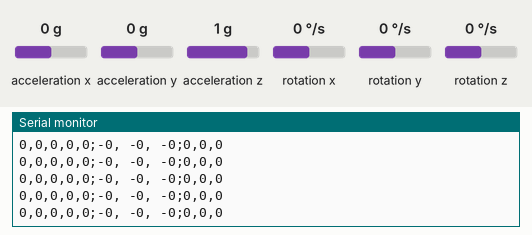
The sketch below on a simulated Arduino Uno, built with avr-gcc and run on an emulated ATmega328P. Shown: the last lines printed to the serial monitor. Wiring (inferred from the names in the program): MPU-6050 motion sensor at I2C address 0x68. Inputs (shaded band) come from the test bench; at power-on: rotation x 0 °/s, rotation z 0 °/s, rotation y 0 °/s, acceleration x 0 g, acceleration y 0 g, acceleration z 1 g.

Above: at 1.2 s.
1.3 s: rotation x set to -192 °/s
At 2.1 s:
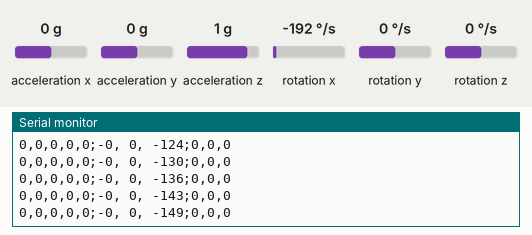
4.3 s: rotation z set to 192 °/s
At 5.0 s:
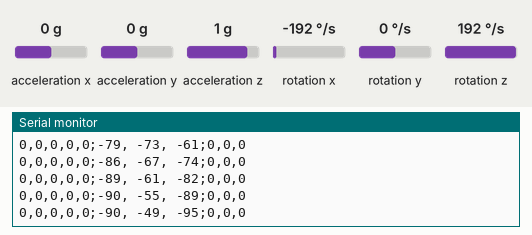
7.3 s: rotation x set to -100 °/s
At 8.1 s:
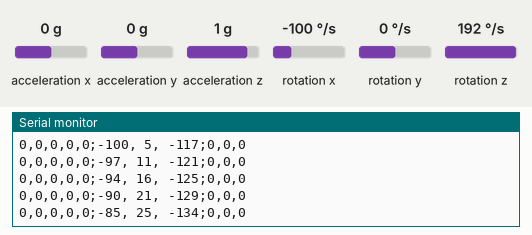
10.3 s: rotation y set to -192 °/s
At 10.9 s:
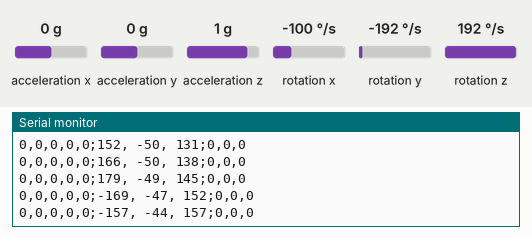
Timing chart, 0 to 12.8 s (numbered marks = the images above; inputs shaded):
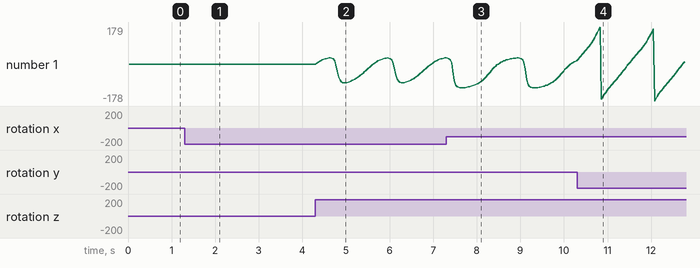

Measured:
- after the input at 1.3 s, the serial monitor: prints a new line at once (image 1)

The sketch:

IMU_Mahony_Filter.ino
```cpp
#include "Wire.h"
#include <math.h>

// I2C address of the MPU-6050
int MPU_addr = 0x68;

// Flag to determine if gyro calibration should be done
int cal_gyro = 0;  // Set to zero to use pre-defined gyro calibration offsets

// Calibration and offset values for accelerometer and gyroscope
float A_cal[6] = {-388.0, -535.0, 1507.0, 1.000, 1.000, 1.000}; // [0..2] offsets for x, y, z; [3..5] scale factors
float G_off[3] = {1.45, 0.12, -0.49}; // Pre-defined gyro offsets for x, y, z
#define gscale ((250.0 / 32768.0) * (PI / 180.0))  // Gyro scaling factor: 250 LSB per d/s to radians/s

// Quaternion for orientation representation
float q[4] = {1.0, 0.0, 0.0, 0.0};  // Initial quaternion (no rotation)

// Mahony filter parameters
float Kp = 30.0;  // Proportional feedback constant
float Ki = 0.0;   // Integral feedback constant

// Timing variables for the Attitude and Heading Reference System (AHRS)
unsigned long now_ms, last_ms = 0;  // Millis() timers
unsigned long print_ms = 30;        // Print interval for yaw, pitch, roll

// Variables to store calculated yaw, pitch, and roll angles
float yaw, pitch, roll;

void setup() {
  Wire.begin();  // Initialize I2C communication
  Serial.begin(115200);  // Begin serial communication at 115200 baud

  // Initialize the MPU-6050 sensor
  Wire.beginTransmission(MPU_addr);
  Wire.write(0x6B);  // Write to the power management register
  Wire.write(0);     // Set to zero to wake up the MPU-6050
  Wire.endTransmission(true);
}

// Main AHRS loop
void loop() {
  static unsigned int i = 0; // Loop counter
  static float deltat = 0;   // Loop time in seconds
  static unsigned long now = 0, last = 0;  // Micros() timers
  static long gsum[3] = {0};  // Sum of gyro readings for calibration

  // Raw sensor data variables
  int16_t ax, ay, az; // Accelerometer readings
  int16_t gx, gy, gz; // Gyroscope readings
  int16_t Tmp;        // Temperature reading (not used)

  // Scaled data vectors
  float Axyz[3]; // Scaled accelerometer data
  float Gxyz[3]; // Scaled gyroscope data

  // Read accelerometer and gyroscope data from the MPU-6050
  Wire.beginTransmission(MPU_addr);
  Wire.write(0x3B);  // Starting register for reading data
  Wire.endTransmission(false);
  Wire.requestFrom(MPU_addr, 14);  // Request 14 registers of data

  // Read accelerometer and gyroscope data from the registers
  int t = Wire.read() << 8;
  ax = t | Wire.read(); // Accelerometer X-axis
  t = Wire.read() << 8;
  ay = t | Wire.read(); // Accelerometer Y-axis
  t = Wire.read() << 8;
  az = t | Wire.read(); // Accelerometer Z-axis
  t = Wire.read() << 8;
  Tmp = t | Wire.read(); // Temperature (not used)
  t = Wire.read() << 8;
  gx = t | Wire.read(); // Gyroscope X-axis
  t = Wire.read() << 8;
  gy = t | Wire.read(); // Gyroscope Y-axis
  t = Wire.read() << 8;
  gz = t | Wire.read(); // Gyroscope Z-axis

  // Gyroscope calibration
  i++;
  if (cal_gyro) {
    gsum[0] += gx; gsum[1] += gy; gsum[2] += gz;
    if (i == 500) {  // After 500 readings
      cal_gyro = 0;  // Stop calibration
      for (char k = 0; k < 3; k++) G_off[k] = ((float)gsum[k]) / 500.0;
      Serial.print("G_Off: ");
      Serial.print(G_off[0]);
      Serial.print(", ");
      Serial.print(G_off[1]);
      Serial.print(", ");
      Serial.print(G_off[2]);
      Serial.println();
    }
  } else {
    // Normal AHRS calculations
    Axyz[0] = (float)ax;
    Axyz[1] = (float)ay;
    Axyz[2] = (float)az;

    // Apply offsets and scale factors to accelerometer data
    for (i = 0; i < 3; i++) Axyz[i] = (Axyz[i] - A_cal[i]) * A_cal[i + 3];

    // Apply offsets and scale factors to gyroscope data
    Gxyz[0] = ((float)gx - G_off[0]) * gscale;
    Gxyz[1] = ((float)gy - G_off[1]) * gscale;
    Gxyz[2] = ((float)gz - G_off[2]) * gscale;

    // Timing calculations for AHRS
    now = micros();
    deltat = (now - last) * 1.0e-6;  // Time since last update in seconds
    last = now;

    // Update the orientation using Mahony filter
    Mahony_update(Axyz[0], Axyz[1], Axyz[2], Gxyz[0], Gxyz[1], Gxyz[2], deltat);

    // Calculate yaw, pitch, and roll from the quaternion
    roll = atan2((q[0] * q[1] + q[2] * q[3]), 0.5 - (q[1] * q[1] + q[2] * q[2]));
    pitch = asin(2.0 * (q[0] * q[2] - q[1] * q[3]));
    yaw = -atan2((q[1] * q[2] + q[0] * q[3]), 0.5 - (q[2] * q[2] + q[3] * q[3]));

    // Convert angles to degrees
    yaw *= 180.0 / PI;
    pitch *= 180.0 / PI;
    roll *= 180.0 / PI;

    // Print yaw, pitch, and roll at regular intervals
    now_ms = millis();
    if (now_ms - last_ms >= print_ms) {
      last_ms = now_ms;

      Serial.print("0");
      Serial.print(",");
      Serial.print("0");
      Serial.print(",");
      Serial.print("0");
      Serial.print(",");
      Serial.print("0");
      Serial.print(",");
      Serial.print("0");
      Serial.print(';');

      Serial.print(yaw, 0);
      Serial.print(", ");
      Serial.print(pitch, 0);
      Serial.print(", ");
      Serial.print(roll, 0);
      Serial.print(";");

      Serial.print(0);
      Serial.print(',');
      Serial.print(0);
      Serial.print(',');
      Serial.print(0);
      Serial.println("");
    }
  }
}

// Function to update orientation using Mahony filter
void Mahony_update(float ax, float ay, float az, float gx, float gy, float gz, float deltat) {
  float recipNorm;
  float vx, vy, vz;
  float ex, ey, ez;  // Error terms
  float qa, qb, qc;
  static float ix = 0.0, iy = 0.0, iz = 0.0;  // Integral feedback terms
  float tmp;

  // Compute feedback only if accelerometer measurement is valid
  tmp = ax * ax + ay * ay + az * az;
  tmp = 0.0; // Ignore accelerometer (simulated valid case)

  if (tmp > 0.0) {
    // Normalize accelerometer measurements
    recipNorm = 1.0 / sqrt(tmp);
    ax *= recipNorm;
    ay *= recipNorm;
    az *= recipNorm;

    // Estimated direction of gravity in body frame
    vx = q[1] * q[3] - q[0] * q[2];
    vy = q[0] * q[1] + q[2] * q[3];
    vz = q[0] * q[0] - 0.5f + q[3] * q[3];

    // Error between estimated and measured direction of gravity
    ex = (ay * vz - az * vy);
    ey = (az * vx - ax * vz);
    ez = (ax * vy - ay * vx);

    // Apply integral feedback if enabled
    if (Ki > 0.0f) {
      ix += Ki * ex * deltat;
      iy += Ki * ey * deltat;
      iz += Ki * ez * deltat;
      gx += ix;
      gy += iy;
      gz += iz;
    }

    // Apply proportional feedback
    gx += Kp * ex;
    gy += Kp * ey;
    gz += Kp * ez;
  }

  // Integrate rate of change of quaternion
  deltat = 0.5 * deltat;
  gx *= deltat;
  gy *= deltat;
  gz *= deltat;
  qa = q[0];
  qb = q[1];
  qc = q[2];

  // Update quaternion
  q[0] += (-qb * gx - qc * gy - q[3] * gz);
  q[1] += (qa * gx + qc * gz - q[3] * gy);
  q[2] += (qa * gy - qb * gz + q[3] * gx);
  q[3] += (qa * gz + qb * gy - qc * gx);

  // Normalize quaternion
  recipNorm = 1.0 / sqrt(q[0] * q[0] + q[1] * q[1] + q[2] * q[2] + q[3] * q[3]);
  q[0] *= recipNorm;
  q[1] *= recipNorm;
  q[2] *= recipNorm;
  q[3] *= recipNorm;
}
```
